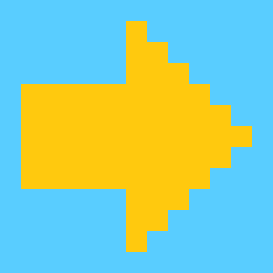
#> input picture ostle/image/ostle_direction.png, 39 x 39 px (shown 7 times larger)
$ python Main.py
#> lines starting #> are read from the running program, lines starting #| are printed output that depends on the picture
### ostle/DisplayUpdater.py
import cv2
import numpy as np
from PIL import Image


class DisplayUpdater:

    def __init__(self, window_name):

        # 画像の表示
#> called with window_name = 'Ostle'
        self.window_name = window_name
        self.img_board = cv2.imread("image/ostle_board.png", cv2.IMREAD_UNCHANGED)
        self.img_piece_1 = cv2.imread("image/ostle_piece_1.png", cv2.IMREAD_UNCHANGED)
        self.img_piece_2 = cv2.imread("image/ostle_piece_2.png", cv2.IMREAD_UNCHANGED)
        self.img_hole = cv2.imread("image/ostle_hole.png", cv2.IMREAD_UNCHANGED)

        self.img_right = cv2.imread("image/ostle_direction.png", cv2.IMREAD_UNCHANGED)
#> self.img_right is the input picture: shape (39, 39, 4); mean B, G, R, A 168, 203.6, 148.9, 95.2
        height = self.img_right.shape[0]
#> height = 39
        width = self.img_right.shape[1]
#> width = 39
        center = (int(width / 2), int(height / 2))
#> center = (19, 19)
        trans = cv2.getRotationMatrix2D(center, 90.0, 1.0)
        self.img_up = cv2.warpAffine(self.img_right, trans, (width, height))
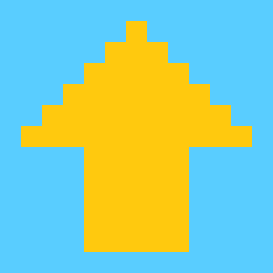
#> self.img_up: shape (39, 39, 4) (shown 7 times larger); mean B, G, R, A 168, 203.6, 148.9, 95.2
        self.img_left = cv2.warpAffine(self.img_up, trans, (width, height))
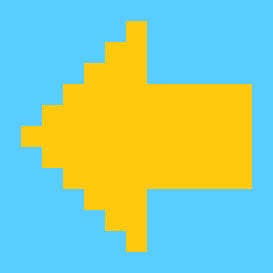
#> self.img_left: shape (39, 39, 4) (shown 7 times larger); mean B, G, R, A 168, 203.6, 148.9, 95.2
        self.img_down = cv2.warpAffine(self.img_left, trans, (width, height))
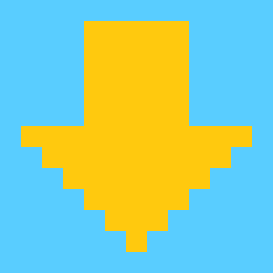
#> self.img_down: shape (39, 39, 4) (shown 7 times larger); mean B, G, R, A 168, 203.6, 148.9, 95.2

        self.now_state = self.img_board

        cv2.namedWindow(window_name, cv2.WINDOW_AUTOSIZE)
        cv2.imshow(window_name, self.img_board)

    def update_board(self, state):

        img = self.img_board

        for i in range(5):
            for j in range(5):
                if state[i, j] == 1:
                    img = self.__draw_piece(img, self.img_piece_1, (i, j))
                elif state[i, j] == 2:
                    img = self.__draw_piece(img, self.img_piece_2, (i, j))
                elif state[i, j] == 3:
                    img = self.__draw_piece(img, self.img_hole, (i, j))

        self.now_state = img
        self.update_display(img)

    def update_display(self, image):

        cv2.imshow(self.window_name, image)

    def __draw_piece(self, base_img, piece_img, pos):

        image = self.__overlay_image(base_img, piece_img, (pos[1] * 36 + 3, pos[0] * 36 + 3))
        return image

    # [24 lines left out: functions draw_mark, draw_direction, __draw_direction, not called in this run]

    def emphasis_direction_img(self, move_dict, direct):
        return

    # 画像のオーバーレイ
    def __overlay_image(self, src, overlay, location):

        overlay_height, overlay_width = overlay.shape[:2]

        # 背景をPIL形式に変換
        src = cv2.cvtColor(src, cv2.COLOR_BGR2RGB)
        pil_src = Image.fromarray(src)
        pil_src = pil_src.convert('RGBA')

        # オーバーレイをPIL形式に変換
        overlay = cv2.cvtColor(overlay, cv2.COLOR_BGRA2RGBA)
        pil_overlay = Image.fromarray(overlay)
        pil_overlay = pil_overlay.convert('RGBA')

        # 画像を合成
        pil_tmp = Image.new('RGBA', pil_src.size, (255, 255, 255, 0))
        pil_tmp.paste(pil_overlay, location, pil_overlay)
        result_image = Image.alpha_composite(pil_src, pil_tmp)

        # OpenCV形式に変換
        return cv2.cvtColor(np.asarray(result_image), cv2.COLOR_RGBA2BGRA)

### ostle/BoardManager.py
import numpy as np


class BoardManager:

    def __init__(self):
        self.state = np.zeros((5, 5))
        for i in range(5):
            self.state[0, i] = 1  # Player1
            self.state[4, i] = 2  # Player2
        self.state[2, 2] = 3  # Hole

    # [111 lines left out: functions move_hole, move_piece, is_own_piece, is_hole, ask_move_direction, not called in this run]

    def ask_piece_count(self, player):
        return np.count_nonzero(self.state == player)

### ostle/GameManager.py
import cv2
from BoardManager import BoardManager
from DisplayUpdater import DisplayUpdater
from MouseObserver import MouseObserver


class GameManager:

    def __init__(self):
        # 表示するWindow名
        self.window_name = "Ostle"
        # ディスプレイ設定
        self.display_updater = DisplayUpdater(self.window_name)
        # コールバックの設定
        self.mouse_observer = MouseObserver(self.window_name)

        self.board_manager = BoardManager()

    def run(self):

        self.display_updater.update_board(self.board_manager.state)

        player = 1

        while True:
            self.__select_piece_phase(player)
            self.display_updater.update_board(self.board_manager.state)
            winner = self.judge_winner()
            if winner > 0:
                print("player", winner, "is win!!!")
                break

            if player == 1:
                player = 2
            else:
                player = 1

        cv2.destroyAllWindows()
        print("Finished")

    # [58 lines left out: functions __select_piece_phase, __select_direction_phase, judge_winner, not called in this run]

### ostle/MouseObserver.py
import cv2


class MouseObserver:
    def __init__(self, input_img_name):
        # マウス入力用のパラメータ
        self.mouseEvent = {"x": None, "y": None, "event": None, "flags": None}
        # マウス入力の設定
        cv2.setMouseCallback(input_img_name, self.__CallBackFunc, None)

    # コールバック関数
    # [5 lines left out: function __CallBackFunc, not called in this run]

        # マウス入力用のパラメータを返すための関数

    def getData(self):
        return self.mouseEvent

    # マウスイベントを返す関数
    def getEvent(self):
        return self.mouseEvent["event"]

        # マウスフラグを返す関数

    def getFlags(self):
        return self.mouseEvent["flags"]

        # xの座標を返す関数

    def getX(self):
        return self.mouseEvent["x"]

        # yの座標を返す関数

    def getY(self):
        return self.mouseEvent["y"]

        # xとyの座標を返す関数

    def getCoord(self):
        return self.mouseEvent["x"], self.mouseEvent["y"]

### ostle/Main.py
from GameManager import GameManager

if __name__ == "__main__":

    game_manager = GameManager()
#> (the run stopped early here; a loop or call above may not have finished)
